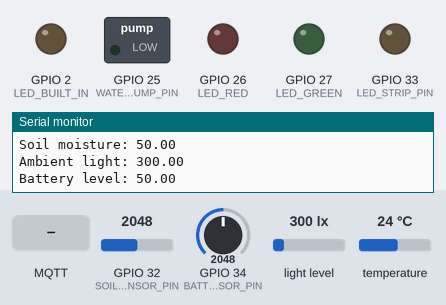
The sketch below on a simulated ESP32. On the bench: switched loads named in the sketch (green lamp = pin HIGH), output pins drawn as LEDs (lit = HIGH), the last lines printed to the serial monitor. The inputs (shaded band) are chosen by the test bench; at power-on: GPIO 32 (SOIL_MOISTURE_SENSOR_PIN) = 2048, GPIO 34 (BATTERY_VOLTAGE_SENSOR_PIN) = 2048, light level 300 lx, temperature 24 °C. WiFi joins after 1.5 s; servers stay silent unless stated; no MQTT or app messages arrive unless stated.

Above: at 2.7 s.
2.8 s: MQTT message "5" arrives on the second subscribed topic
At 3.1 s:
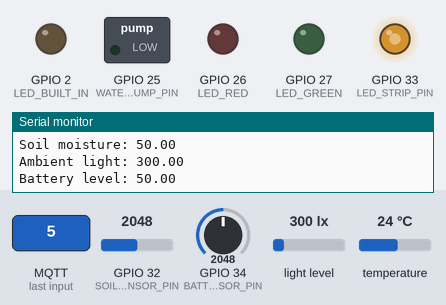
4.3 s: MQTT message "on" arrives on the first subscribed topic
At 5.4 s:
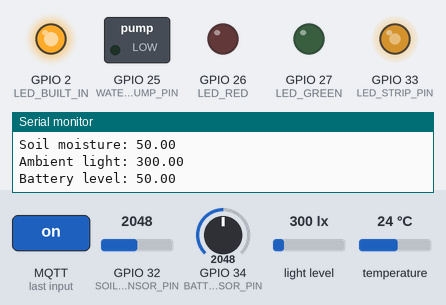
5.8 s: MQTT message "5" arrives on the third subscribed topic
At 6.6 s:
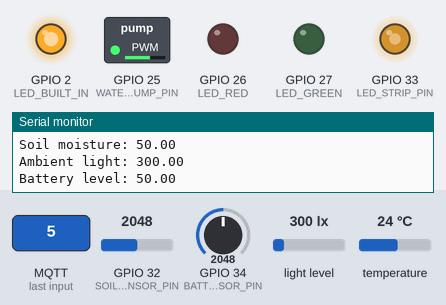
7.3 s: MQTT message "off" arrives on the first subscribed topic
At 7.8 s:
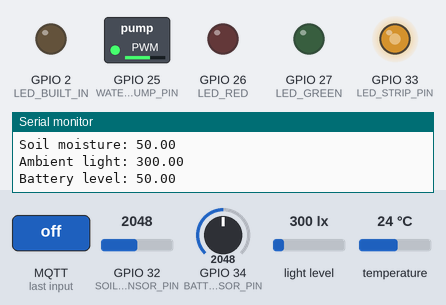
8.8 s: MQTT message "agrismart/testLed" arrives on the second subscribed topic
At 10.0 s:
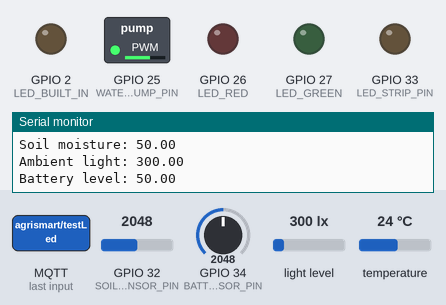
10.3 s: MQTT message "1" arrives on the second subscribed topic
At 11.2 s:
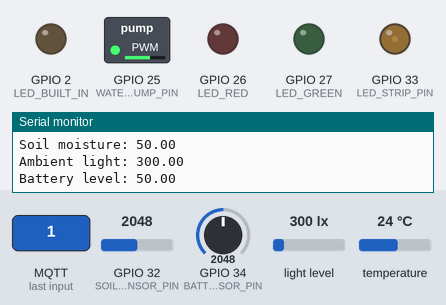
Timing chart, 0 to 12.8 s (numbered marks = the images above; inputs shaded):
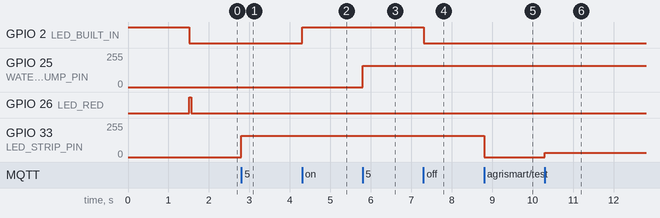

Measured:
- after the input at 2.8 s, GPIO 33 (LED_STRIP_PIN): 0/255 → 159/255 at once
- after the input at 4.3 s, GPIO 2 (LED_BUILT_IN): LOW → HIGH at once
- after the input at 5.8 s, GPIO 25 (WATER_PUMP_PIN): 0/255 → 159/255 at once
- after the input at 7.3 s, GPIO 2 (LED_BUILT_IN): HIGH → LOW at once
- after the input at 8.8 s, GPIO 33 (LED_STRIP_PIN): 159/255 → 0/255 at once
- after the input at 10.3 s, GPIO 33 (LED_STRIP_PIN): 0/255 → 32/255 at once

The sketch:

Main_Program.ino
```cpp
/*********
 * This is the micro-controller code for the ESP32 v1 board we have used in our
 * M.Sc IoT project.
 * Uses the MQTT protocol to send and receive data through Wi-Fi.
 *
 * Sensors: BMP280, BH1750 and soil mositure sensor.
 * Actuators: LED strip and micro-water pump.
 *
 * Authors: Ranul Deepanayake, Rui Santos (https://randomnerdtutorials.com)
 *
*********/

//Library includes
#include <WiFi.h>
#include <PubSubClient.h>
#include <Wire.h>
#include <Adafruit_BMP280.h>
#include <BH1750.h>

//Status LEDs
#define LED_BUILT_IN 2
#define LED_RED 26
#define LED_GREEN 27

//Sensors
#define SOIL_MOISTURE_SENSOR_PIN 32
#define BATTERY_VOLTAGE_SENSOR_PIN 34

//LED strip
#define LED_STRIP_PIN   33
#define LED_STRIP_PWM_CHANNEL    0
#define LED_STRIP_PWM_RESOLUTION   3
#define LED_STRIP_PWM_FREQUENCY  5000
#define LED_STRIP_INPUT_LOW 0
#define LED_STRIP_INPUT_HIGH 7

//Water pump
#define WATER_PUMP_PIN   25
#define WATER_PUMP_PWM_CHANNEL    2
#define WATER_PUMP_PWM_RESOLUTION   3
#define WATER_PUMP_PWM_FREQUENCY  5000
#define WATER_PUMP_INPUT_LOW 0
#define WATER_PUMP_INPUT_HIGH 7

//Objects.
WiFiClient espClient;
PubSubClient client(espClient);
Adafruit_BMP280 bmp; //Uses I2C.
BH1750 lightMeter; //Uses I2C.

//Wi-Fi credentials.
const char* ssid = "RANGER HOME DIALOG";
const char* password = "rangerhomedialog";

//Add your MQTT Broker IP address, example:
const char* mqtt_server = "192.168.1.29";

long lastMsg= 0;
char msg[50];
int value= 0;

//Sensor variables
float ambientLight= 0; //Float is ok
float soilMoisture= 0;
float airTemperature= 0; //Float is ok
float batteryVoltage= 0;

//Actuator variables
int ledStripPWM= 0;
int waterPumpPWM= 0;

//Wi-Fi connection setup.
void setup_wifi() {
  delay(10);
  // We start by connecting to a WiFi network
  Serial.println();
  Serial.print("Connecting to SSID: ");
  Serial.println(ssid);

  WiFi.begin(ssid, password);

  while (WiFi.status() != WL_CONNECTED) {
    delay(500);
    Serial.print(".");
  }

  Serial.println("");
  Serial.println("WiFi connected");
  Serial.println("IP address: ");
  Serial.println(WiFi.localIP());
}

//Callback function when a subscribed topic receives an update.
void callback(char* topic, byte* message, unsigned int length) {
  Serial.print("Message arrived on topic: ");
  Serial.print(topic);
  Serial.print(". Message: ");

  //uint8_t msg= message[0];
  //Concatenate the byte array into a string.
  String messageTemp;
  for (int i = 0; i < length; i++) {
    Serial.print((char)message[i]);
    messageTemp += (char)message[i];
  }
  Serial.println();

  //Actuator control according to subscribed commands.

  //If a message is received on the topic 'agrismart/test', you check if the message is either "on" or "off".
  //Changes the output state according to the message
  if (String(topic) == "agrismart/testLed") {
    Serial.print("Changing output of the test LED to: ");
    if(messageTemp == "on"){
      Serial.println(messageTemp);
      digitalWrite(LED_BUILT_IN, HIGH);
    }
    else if(messageTemp == "off"){
      Serial.println(messageTemp);
      digitalWrite(LED_BUILT_IN, LOW);
    }
  }

  //LED strip control.
  if(String(topic) == "agrismart/ledStrip") {
    uint16_t value= uint16_t(messageTemp.toInt());

    if(value< LED_STRIP_INPUT_LOW || value> LED_STRIP_INPUT_HIGH){
      Serial.print("Invalid LED control message!: ");
      Serial.println(value);
  }else{
      Serial.print("Changing output of the LED strip to: ");
      Serial.println(value);
      ledcWrite(LED_STRIP_PWM_CHANNEL, value);
    }
  }

  //Water pump control.
  if(String(topic) == "agrismart/waterPump") {
    uint16_t value= uint16_t(messageTemp.toInt());

    if(value< WATER_PUMP_INPUT_LOW || value> WATER_PUMP_INPUT_HIGH){
      Serial.print("Invalid water pump control message!: ");
      Serial.println(value);
  }else{
      Serial.print("Changing output of the water pump to: ");
      Serial.println(value);
      ledcWrite(WATER_PUMP_PWM_CHANNEL, value);
    }
  }
}

//Reconnects with the MQTT server.
void reconnect() {

  // Loop until we're reconnected
  while (!client.connected()) {
    Serial.print("Attempting MQTT connection...");

    // Attempt to connect
    if (client.connect("ESP8266Client")) {
      Serial.println("connected");

      //Subscribe to topics.
      client.subscribe("agrismart/testLed");
      client.subscribe("agrismart/ledStrip");
      client.subscribe("agrismart/waterPump");

    } else {
      Serial.print("failed, rc=");
      Serial.print(client.state());
      Serial.println(" try again in 2 seconds");

      // Wait 2 seconds before retrying
      delay(2000);
    }
  }
}

//Initial setup code.
void setup() {
  //Health check LED blink.
  pinMode(LED_BUILT_IN, OUTPUT);
  digitalWrite(LED_BUILT_IN, HIGH);

  //Status LED setup.
  pinMode(LED_GREEN, OUTPUT);
  pinMode(LED_RED, OUTPUT);

  //DAC setup.
  //For the LED strip.
  ledcAttachPin(LED_STRIP_PIN, LED_STRIP_PWM_CHANNEL);
  ledcSetup(LED_STRIP_PWM_CHANNEL, LED_STRIP_PWM_FREQUENCY, LED_STRIP_PWM_RESOLUTION);
  ledcWrite(LED_STRIP_PWM_CHANNEL, 0);

  //For the water pump.
  ledcAttachPin(WATER_PUMP_PIN, WATER_PUMP_PWM_CHANNEL);
  ledcSetup(WATER_PUMP_PWM_CHANNEL, WATER_PUMP_PWM_FREQUENCY, WATER_PUMP_PWM_RESOLUTION);
  ledcWrite(WATER_PUMP_PWM_CHANNEL, 0);

  //Serial setup.
  Serial.begin(115200);

  // Initialize the I2C bus (BH1750 library doesn't do this automatically)
  Wire.begin();

  //BMP280 setup.
  if (!bmp.begin(0x76)) {
    Serial.println("Could not find a valid BME280 sensor, check wiring!");
    while (1);
  }

  //BH1750 setup.
  lightMeter.begin(BH1750::CONTINUOUS_HIGH_RES_MODE);

  //Wi-Fi and MQTT setup.
  setup_wifi();
  client.setServer(mqtt_server, 1883);
  client.setCallback(callback);

  digitalWrite(LED_BUILT_IN, LOW);
}

//Main program.
void loop() {
  //Establish a connection with the MQTT broker.
  if (!client.connected()) {
    digitalWrite(LED_RED, HIGH);
    reconnect();
  }
  digitalWrite(LED_RED, LOW);

  client.loop();

  long now = millis();
  if (now - lastMsg > 1500) {
    lastMsg = now;

    ////
    //Read temperature in Celsius
    digitalWrite(LED_GREEN, HIGH);
    airTemperature= bmp.readTemperature();
    //Convert the value to a char array
    char tempString[10];
    dtostrf(airTemperature, 1, 2, tempString);
    Serial.print("Temperature: "); Serial.println(tempString);
    client.publish("agrismart/airTemperature", tempString);
    digitalWrite(LED_GREEN, LOW);
    ////

    ////
    //Read the soil moisture as a percentage.
    soilMoisture= 100- (map(analogRead(SOIL_MOISTURE_SENSOR_PIN), 0, 4095, 0, 100));
    // Convert the value to a char array
    char soilString[10];
    dtostrf(soilMoisture, 1, 2, soilString);
    Serial.print("Soil moisture: ");
    Serial.println(soilString);
    client.publish("agrismart/soilMoisture", soilString);
    digitalWrite(LED_GREEN, LOW);
    ////

    ////
    //Read the ambient light as a LUX value.
    digitalWrite(LED_GREEN, HIGH);
    ambientLight= lightMeter.readLightLevel();
    //Convert the value to a char array
    char lightString[10];
    dtostrf(ambientLight, 1, 2, lightString);
    Serial.print("Ambient light: "); Serial.println(lightString);
    client.publish("agrismart/ambientLight", lightString);
    digitalWrite(LED_GREEN, LOW);
    ////

    //Read the internal battery voltage as a percentage.
    digitalWrite(LED_GREEN, HIGH);
    batteryVoltage= map(analogRead(BATTERY_VOLTAGE_SENSOR_PIN), 0, 4095, 0, 100);
    //batteryVoltage= map(batteryVoltage, 3, 4, 0, 100);
    //Convert the value to a char array
    char batteryString[20];
    dtostrf(batteryVoltage, 1, 2, batteryString);
    Serial.print("Battery level: "); Serial.println(batteryString);
    client.publish("agrismart/batteryLevel", batteryString);
    digitalWrite(LED_GREEN, LOW);
    ////
  }
}
```
